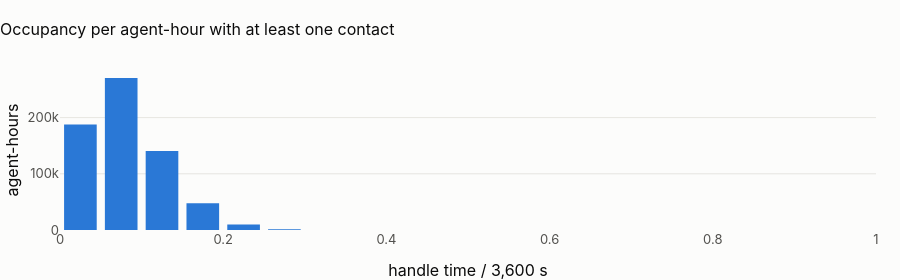

The cell this chart's notebook holds for it:
### Markdown cell above
## 3 · Occupancy and the queue

### Code cell
occ = g.occupancy(ah.handle_seconds)
cnt, edges = np.histogram(occ, bins=20, range=(0, 1))
fig = px.bar(
    x=(edges[:-1] + edges[1:]) / 2,
    y=cnt,
    title="Occupancy per agent-hour with at least one contact",
)
fig.update_layout(height=280, xaxis_title="handle time / 3,600 s", yaxis_title="agent-hours")
fig.show()
qh = star.q("""select contact_weekday, contact_hour_of_day, sum(inbound) as inbound, sum(arrivals) as arrivals,
                      sum(handle_seconds) as handle_seconds, count(distinct contact_day) as days
               from {fct_contact_queue_hour} group by all order by all""")
aht = float(qh.handle_seconds.sum() / qh.arrivals.sum())
qh["per_hour"] = qh.inbound / qh.days
qh["agents_required"] = [g.agents_needed(v, aht, 20, 0.8) for v in qh.per_hour]
act = (
    ah.assign(contact_weekday=pd.to_datetime(ah.contact_day).dt.dayofweek + 1)
    .groupby(["contact_weekday", "contact_hour_of_day", "contact_day"])
    .agent_id.nunique()
    .groupby(["contact_weekday", "contact_hour_of_day"])
    .mean()
    .rename("agents_active")
)
qh = qh.join(act, on=["contact_weekday", "contact_hour_of_day"])
rho, p_rho = stats.spearmanr(qh.agents_required, qh.agents_active)
tests.append(
    {
        "scenario": "05 agent and queue",
        "test": "active agents follow the Erlang requirement across hours of the week (Spearman)",
        "statistic": rho,
        "p_value": p_rho,
        "effect": rho,
        "n": len(qh),
        "reading": "mechanical: an agent is active only when given a contact",
    }
)
display(
    Markdown(
        f"**Median occupancy of an active agent-hour is {100 * np.median(occ):.0f} %; Erlang C (80 % in 20 s, handle "
        f"time {aht / 60:.1f} min) needs {qh.agents_required.min()}–{qh.agents_required.max()} agents per hour of the "
        f"week, and {qh.agents_active.min():.0f}–{qh.agents_active.max():.0f} agents are active (Spearman "
        f"{rho:.2f}, p = {p_rho:.2g}).** "
        + "The correlation is mechanical: an agent counts as active only when given a contact, and with about one "
        "contact per active agent-hour the number of active agents is the number of contacts. The comparison a "
        "contact centre runs (required against rostered against logged-in agents per interval) needs the rostered "
        "and logged-in hours this data does not have."
    )
)

### Figure 1 — Plotly figure (JSON) as saved in the notebook; plotly's stock layout.template omitted (floating-point values rounded to 4 significant figures)
{"data": [{"hovertemplate": "x=%{x}<br>y=%{y}<extra></extra>", "legendgroup": "", "marker": {"color": "#2a78d6", "pattern": {"shape": ""}}, "name": "", "orientation": "v", "showlegend": false, "textposition": "auto", "type": "bar", "x": [0.025, 0.075, 0.125, 0.175, 0.225, 0.275, 0.325, 0.375, 0.425, 0.475, 0.525, 0.575, 0.625, 0.675, 0.725, 0.775, 0.825, 0.875, 0.925, 0.975], "xaxis": "x", "y": [187883, 270531, 140769, 47685, 9804, 1276, 220, 46, 4, 0, 0, 0, 0, 0, 0, 0, 0, 0, 0, 0], "yaxis": "y"}], "layout": {"barmode": "relative", "height": 280, "legend": {"tracegroupgap": 0}, "title": {"text": "Occupancy per agent-hour with at least one contact"}, "xaxis": {"anchor": "y", "domain": [0.0, 1.0], "title": {"text": "handle time / 3,600 s"}}, "yaxis": {"anchor": "x", "domain": [0.0, 1.0], "title": {"text": "agent-hours"}}}}
